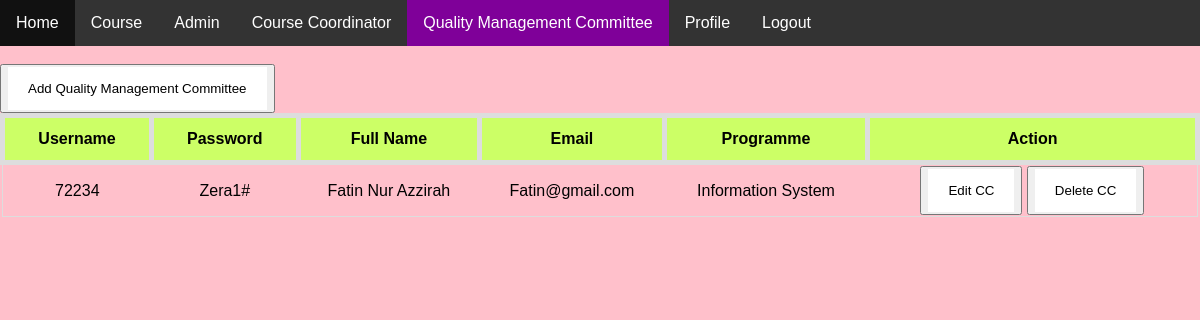
The app's page /qmc.php (signed in) with its own data.
### tables this page shows
CREATE TABLE `qmc` (
  `qmcid` int(11) NOT NULL,
  `qusername` int(11) NOT NULL,
  `qpassword` varchar(100) NOT NULL,
  `qfullname` varchar(100) NOT NULL,
  `qemail` varchar(100) NOT NULL,
  `qprogramme` varchar(100) NOT NULL
);

### qmc.php (the view, shortened to what this page needs)
<?php
	$connect = mysqli_connect("localhost", "admin", "123456", "eCourse");
?>
<!DOCTYPE html>
<html>
<head>
</head>
<body>
	<nav class="nav-area">
		<ul>
			<li><a href="homepage_admin.php">Home</a></li>
			<li><a href="course.php">Course</a></li>
			<li><a href="admin.php">Admin</a></li>
			<li><a href="cc.php">Course Coordinator</a></li>
			<li><a class="active" href="qmc.php">Quality Management Committee</a></li>
			<li><a href="update_profile_admin.php">Profile</a></li>
			<li><a href="logout.php">Logout</a></li>
		</ul>
	</nav>
	<br>
	<button><a id="black" href="add_qmc.php">Add Quality Management Committee</a></button>
	<table class="table">
		<thead>
			<tr>
				<th>Username</th>
				<th>Password</th>
				<th>Full Name</th>
				<th>Email</th>
				<th>Programme</th>
				<th>Action</th>
			</tr>
		</thead>
		<tbody>
			<?php
				$query=mysqli_query($connect,"select * from qmc") or die(mysqli_error());
				while($row=mysqli_fetch_array($query)){
					$qmc_id=$row['qmcid'];
					?>
					<tr>
					<td><?php echo $row['qusername'];?></td>
					<td><?php echo $row['qpassword'];?></td>
					<td><?php echo $row['qfullname'];?></td>
					<td><?php echo $row['qemail'];?></td>
					<td><?php echo $row['qprogramme'];?></td>
					<td>
						<button><a id="black" href="edit_qmc.php<?php echo '?id=' . $qmc_id; ?>">Edit CC</a></button>
						<button><a id="black" href="delete_qmc.php<?php echo '?id=' . $qmc_id; ?>">Delete CC</a></button>
					</td>
					</tr>
				<?php } ?>
		</tbody>
	</table>
</body>
</html>

### qmc.php (style rules this page uses)
body { background-color:pink; padding: 14px 20px; border: none; width: 100%; margin: 0; padding: 0; font-family: Arial; height: 100vh; }
ul { list-style-type: none; margin: 0; padding: 0; overflow: hidden; background-color: #333; }
li { float: left; }
li a { display: block; color: white; text-align: center; padding: 14px 16px; text-decoration: none; }
.active { background-color: #7F0099; }
.table { font-family: Arial; border-collapse: collapse; width: 100%; border: 1px solid #ddd; padding: 8px; text-align: center; }
.table thead, .table th { border: 5px solid #ddd; padding: 10px; }
.table th { padding-top: 12px; padding-bottom: 12px; text-align: center; background-color: #ccff66; color: black; }
#black { background-color:#fff; color: black; padding: 14px 20px; text-decoration: none; display: inline-block; }

### records on screen
qmc: qusername "72234", qpassword "Zera1#", qfullname "Fatin Nur Azzirah", qemail "Fatin@gmail.com", qprogramme "Information System"
